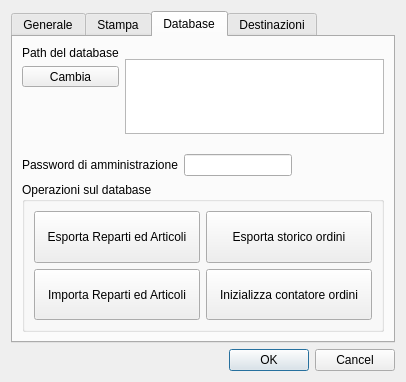
<?xml version="1.0" encoding="UTF-8"?>
<ui version="4.0">
 <class>ConfigurazioneDlg</class>
 <widget class="QDialog" name="ConfigurazioneDlg">
  <property name="geometry">
   <rect>
    <x>0</x>
    <y>0</y>
    <width>406</width>
    <height>345</height>
   </rect>
  </property>
  <property name="windowTitle">
   <string>Configurazione</string>
  </property>
  <layout class="QVBoxLayout" name="verticalLayout_6">
   <item>
    <widget class="QTabWidget" name="tabWidget">
     <property name="currentIndex">
      <number>2</number>
     </property>
     <widget class="QWidget" name="generaleTab">
      <attribute name="title">
       <string>Generale</string>
      </attribute>
      <layout class="QVBoxLayout" name="verticalLayout_2">
       <item>
        <layout class="QFormLayout" name="formLayout_2">
         <item row="0" column="0">
          <widget class="QLabel" name="label_6">
           <property name="text">
            <string>Nome della manifestazione</string>
           </property>
           <property name="wordWrap">
            <bool>true</bool>
           </property>
          </widget>
         </item>
         <item row="0" column="1">
          <widget class="QLineEdit" name="descrManifestazioneTxt">
           <property name="maxLength">
            <number>100</number>
           </property>
          </widget>
         </item>
         <item row="1" column="0">
          <widget class="QLabel" name="label_5">
           <property name="text">
            <string>Nome della cassa</string>
           </property>
           <property name="wordWrap">
            <bool>true</bool>
           </property>
          </widget>
         </item>
         <item row="1" column="1">
          <layout class="QHBoxLayout" name="horizontalLayout_3">
           <item>
            <widget class="QLineEdit" name="nomeCassaTxt">
             <property name="maxLength">
              <number>8</number>
             </property>
            </widget>
           </item>
           <item>
            <spacer name="horizontalSpacer_2">
             <property name="orientation">
              <enum>Qt::Horizontal</enum>
             </property>
             <property name="sizeHint" stdset="0">
              <size>
               <width>40</width>
               <height>20</height>
              </size>
             </property>
            </spacer>
           </item>
          </layout>
         </item>
         <item row="2" column="0">
          <widget class="QLabel" name="label_7">
           <property name="text">
            <string>Serie del tagliando per il ritiro</string>
           </property>
           <property name="wordWrap">
            <bool>true</bool>
           </property>
          </widget>
         </item>
         <item row="2" column="1">
          <layout class="QHBoxLayout" name="horizontalLayout_5">
           <item>
            <widget class="QComboBox" name="serieRitiroTxt">
             <property name="minimumContentsLength">
              <number>1</number>
             </property>
            </widget>
           </item>
           <item>
            <spacer name="horizontalSpacer_3">
             <property name="orientation">
              <enum>Qt::Horizontal</enum>
             </property>
             <property name="sizeHint" stdset="0">
              <size>
               <width>40</width>
               <height>20</height>
              </size>
             </property>
            </spacer>
           </item>
          </layout>
         </item>
        </layout>
       </item>
       <item>
        <widget class="QGroupBox" name="groupBox">
         <property name="title">
          <string>Visualizzazione automatica del resto</string>
         </property>
         <layout class="QHBoxLayout" name="horizontalLayout_6">
          <item>
           <widget class="QCheckBox" name="attivaRestoCheck">
            <property name="text">
             <string>Attiva</string>
            </property>
           </widget>
          </item>
          <item>
           <widget class="QLabel" name="durataRestoLbl">
            <property name="enabled">
             <bool>false</bool>
            </property>
            <property name="text">
             <string>Secondi</string>
            </property>
           </widget>
          </item>
          <item>
           <widget class="QLineEdit" name="durataRestoTxt">
            <property name="enabled">
             <bool>false</bool>
            </property>
            <property name="maximumSize">
             <size>
              <width>50</width>
              <height>16777215</height>
             </size>
            </property>
            <property name="maxLength">
             <number>2</number>
            </property>
           </widget>
          </item>
          <item>
           <spacer name="horizontalSpacer">
            <property name="orientation">
             <enum>Qt::Horizontal</enum>
            </property>
            <property name="sizeHint" stdset="0">
             <size>
              <width>40</width>
              <height>20</height>
             </size>
            </property>
           </spacer>
          </item>
         </layout>
         <zorder>durataRestoLbl</zorder>
         <zorder>durataRestoTxt</zorder>
         <zorder>attivaRestoCheck</zorder>
        </widget>
       </item>
       <item>
        <widget class="QGroupBox" name="groupBox_4">
         <property name="title">
          <string>Opzioni del programma</string>
         </property>
         <layout class="QVBoxLayout" name="verticalLayout_5">
          <item>
           <widget class="QCheckBox" name="visualizzaPrezzoBox">
            <property name="text">
             <string>Visualizzazione del prezzo sui pulsanti</string>
            </property>
           </widget>
          </item>
         </layout>
        </widget>
       </item>
       <item>
        <spacer name="verticalSpacer">
         <property name="orientation">
          <enum>Qt::Vertical</enum>
         </property>
         <property name="sizeHint" stdset="0">
          <size>
           <width>20</width>
           <height>40</height>
          </size>
         </property>
        </spacer>
       </item>
      </layout>
     </widget>
     <widget class="QWidget" name="stampaTab">
      <attribute name="title">
       <string>Stampa</string>
      </attribute>
      <layout class="QVBoxLayout" name="verticalLayout_4">
       <item>
        <widget class="QGroupBox" name="groupBox_3">
         <property name="title">
          <string>Scontrino</string>
         </property>
         <layout class="QHBoxLayout" name="horizontalLayout_2">
          <item>
           <layout class="QFormLayout" name="formLayout">
            <item row="0" column="0">
             <widget class="QLabel" name="label_2">
              <property name="text">
               <string>Intestazione</string>
              </property>
             </widget>
            </item>
            <item row="0" column="1">
             <widget class="QPlainTextEdit" name="intestazioneScontrinoTxt"/>
            </item>
            <item row="1" column="0">
             <widget class="QLabel" name="label_4">
              <property name="text">
               <string>Fondo
pagina</string>
              </property>
             </widget>
            </item>
            <item row="1" column="1">
             <widget class="QPlainTextEdit" name="fondoScontrinoTxt"/>
            </item>
           </layout>
          </item>
         </layout>
        </widget>
       </item>
       <item>
        <widget class="QGroupBox" name="groupBox_2">
         <property name="title">
          <string>Destinazione Scontrino</string>
         </property>
         <layout class="QVBoxLayout" name="verticalLayout">
          <item>
           <layout class="QGridLayout" name="gridLayout">
            <item row="0" column="0">
             <widget class="QRadioButton" name="stampanteChk">
              <property name="text">
               <string>Stampante</string>
              </property>
             </widget>
            </item>
            <item row="0" column="3">
             <widget class="QToolButton" name="printerSelectBtn">
              <property name="enabled">
               <bool>false</bool>
              </property>
              <property name="text">
               <string>Impostazioni</string>
              </property>
             </widget>
            </item>
            <item row="1" column="0">
             <widget class="QRadioButton" name="pdfChk">
              <property name="text">
               <string>Pdf</string>
              </property>
              <property name="checked">
               <bool>true</bool>
              </property>
             </widget>
            </item>
            <item row="1" column="1">
             <widget class="QLineEdit" name="cartellaPdfTxt"/>
            </item>
            <item row="1" column="3">
             <widget class="QToolButton" name="cartellaPdfBtn">
              <property name="text">
               <string>Cambia</string>
              </property>
             </widget>
            </item>
            <item row="0" column="1">
             <widget class="QComboBox" name="stampanteBox">
              <property name="enabled">
               <bool>false</bool>
              </property>
             </widget>
            </item>
           </layout>
          </item>
         </layout>
        </widget>
       </item>
      </layout>
     </widget>
     <widget class="QWidget" name="databaseTab">
      <attribute name="title">
       <string>Database</string>
      </attribute>
      <layout class="QVBoxLayout" name="verticalLayout_8">
       <item>
        <layout class="QHBoxLayout" name="horizontalLayout_4">
         <item>
          <layout class="QVBoxLayout" name="verticalLayout_3">
           <item>
            <widget class="QLabel" name="label_3">
             <property name="text">
              <string>Path del database</string>
             </property>
            </widget>
           </item>
           <item>
            <widget class="QToolButton" name="dbBtn">
             <property name="sizePolicy">
              <sizepolicy hsizetype="Preferred" vsizetype="Fixed">
               <horstretch>0</horstretch>
               <verstretch>0</verstretch>
              </sizepolicy>
             </property>
             <property name="text">
              <string>Cambia</string>
             </property>
            </widget>
           </item>
           <item>
            <spacer name="verticalSpacer_2">
             <property name="orientation">
              <enum>Qt::Vertical</enum>
             </property>
             <property name="sizeHint" stdset="0">
              <size>
               <width>20</width>
               <height>20</height>
              </size>
             </property>
            </spacer>
           </item>
          </layout>
         </item>
         <item>
          <widget class="QPlainTextEdit" name="dbPathTxt">
           <property name="sizePolicy">
            <sizepolicy hsizetype="Expanding" vsizetype="Preferred">
             <horstretch>0</horstretch>
             <verstretch>0</verstretch>
            </sizepolicy>
           </property>
           <property name="maximumSize">
            <size>
             <width>16777215</width>
             <height>75</height>
            </size>
           </property>
           <property name="readOnly">
            <bool>true</bool>
           </property>
          </widget>
         </item>
        </layout>
       </item>
       <item>
        <layout class="QHBoxLayout" name="horizontalLayout">
         <item>
          <widget class="QLabel" name="label">
           <property name="text">
            <string>Password di amministrazione</string>
           </property>
          </widget>
         </item>
         <item>
          <widget class="QLineEdit" name="adminPasswordTxt">
           <property name="maxLength">
            <number>10</number>
           </property>
           <property name="echoMode">
            <enum>QLineEdit::Password</enum>
           </property>
          </widget>
         </item>
         <item>
          <spacer name="horizontalSpacer_7">
           <property name="orientation">
            <enum>Qt::Horizontal</enum>
           </property>
           <property name="sizeHint" stdset="0">
            <size>
             <width>40</width>
             <height>20</height>
            </size>
           </property>
          </spacer>
         </item>
        </layout>
       </item>
       <item>
        <widget class="QGroupBox" name="groupBox_1">
         <property name="sizePolicy">
          <sizepolicy hsizetype="Preferred" vsizetype="Expanding">
           <horstretch>0</horstretch>
           <verstretch>1</verstretch>
          </sizepolicy>
         </property>
         <property name="maximumSize">
          <size>
           <width>16777215</width>
           <height>150</height>
          </size>
         </property>
         <property name="title">
          <string>Operazioni sul database</string>
         </property>
         <layout class="QGridLayout" name="gridLayout_2">
          <item row="0" column="0">
           <widget class="QPushButton" name="exportArticoliBtn">
            <property name="sizePolicy">
             <sizepolicy hsizetype="Minimum" vsizetype="Expanding">
              <horstretch>0</horstretch>
              <verstretch>0</verstretch>
             </sizepolicy>
            </property>
            <property name="text">
             <string>Esporta Reparti ed Articoli</string>
            </property>
            <property name="icon">
             <iconset resource="risorse.qrc">
              <normaloff>:/GestCassa/db_out</normaloff>:/GestCassa/db_out</iconset>
            </property>
            <property name="iconSize">
             <size>
              <width>32</width>
              <height>32</height>
             </size>
            </property>
           </widget>
          </item>
          <item row="0" column="1">
           <widget class="QPushButton" name="exportOrdiniBtn">
            <property name="sizePolicy">
             <sizepolicy hsizetype="Minimum" vsizetype="Expanding">
              <horstretch>0</horstretch>
              <verstretch>0</verstretch>
             </sizepolicy>
            </property>
            <property name="text">
             <string>Esporta storico ordini</string>
            </property>
            <property name="icon">
             <iconset resource="risorse.qrc">
              <normaloff>:/GestCassa/db_out</normaloff>:/GestCassa/db_out</iconset>
            </property>
            <property name="iconSize">
             <size>
              <width>32</width>
              <height>32</height>
             </size>
            </property>
           </widget>
          </item>
          <item row="1" column="0">
           <widget class="QPushButton" name="importArticoliBtn">
            <property name="sizePolicy">
             <sizepolicy hsizetype="Minimum" vsizetype="Expanding">
              <horstretch>0</horstretch>
              <verstretch>0</verstretch>
             </sizepolicy>
            </property>
            <property name="text">
             <string>Importa Reparti ed Articoli</string>
            </property>
            <property name="icon">
             <iconset resource="risorse.qrc">
              <normaloff>:/GestCassa/db_in</normaloff>:/GestCassa/db_in</iconset>
            </property>
            <property name="iconSize">
             <size>
              <width>32</width>
              <height>32</height>
             </size>
            </property>
           </widget>
          </item>
          <item row="1" column="1">
           <widget class="QPushButton" name="cancellaOrdiniBtn">
            <property name="sizePolicy">
             <sizepolicy hsizetype="Minimum" vsizetype="Expanding">
              <horstretch>0</horstretch>
              <verstretch>0</verstretch>
             </sizepolicy>
            </property>
            <property name="text">
             <string>Inizializza contatore ordini</string>
            </property>
            <property name="icon">
             <iconset resource="risorse.qrc">
              <normaloff>:/GestCassa/db_reset</normaloff>:/GestCassa/db_reset</iconset>
            </property>
            <property name="iconSize">
             <size>
              <width>32</width>
              <height>32</height>
             </size>
            </property>
           </widget>
          </item>
         </layout>
        </widget>
       </item>
      </layout>
     </widget>
     <widget class="QWidget" name="destinazioniTab">
      <attribute name="title">
       <string>Destinazioni</string>
      </attribute>
      <layout class="QVBoxLayout" name="verticalLayout_7">
       <item>
        <widget class="DestinazioniDlg" name="widget" native="true">
         <property name="enabled">
          <bool>true</bool>
         </property>
        </widget>
       </item>
      </layout>
     </widget>
    </widget>
   </item>
   <item>
    <widget class="QDialogButtonBox" name="buttonBox">
     <property name="standardButtons">
      <set>QDialogButtonBox::Cancel|QDialogButtonBox::Ok</set>
     </property>
    </widget>
   </item>
  </layout>
 </widget>
 <customwidgets>
  <customwidget>
   <class>DestinazioniDlg</class>
   <extends>QWidget</extends>
   <header>destinazionidlg.h</header>
   <container>1</container>
  </customwidget>
 </customwidgets>
 <tabstops>
  <tabstop>nomeCassaTxt</tabstop>
  <tabstop>buttonBox</tabstop>
  <tabstop>printerSelectBtn</tabstop>
 </tabstops>
 <resources>
  <include location="risorse.qrc"/>
 </resources>
 <connections/>
</ui>
